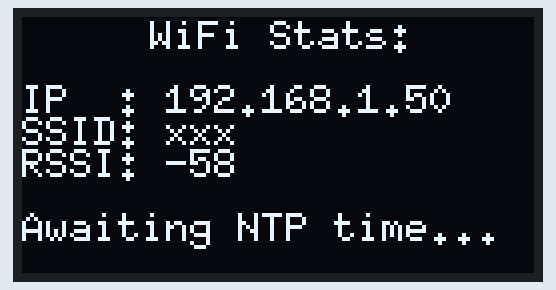
A sketch run on a simulated ESP32. On the bench: 128×64 one-colour display. WiFi joins after 1.5 s; servers stay silent unless stated; what the sketch prints to the serial monitor is not drawn.

Above: at 1.6 s.
At 8.2 s:
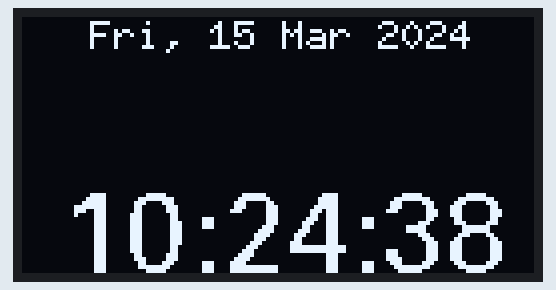
At 13.1 s:
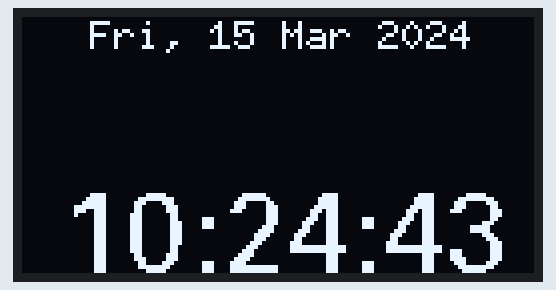
At 18.1 s:
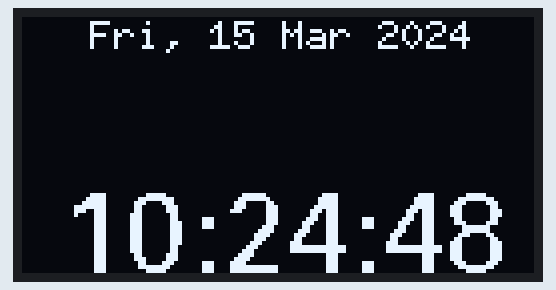
At 27.1 s:
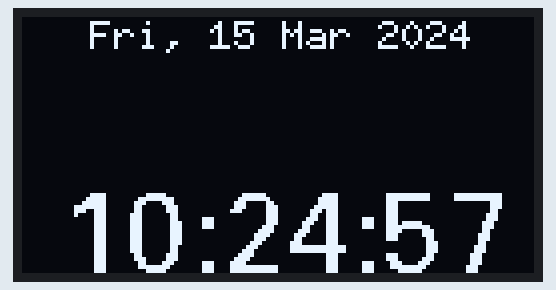
At 36.1 s:
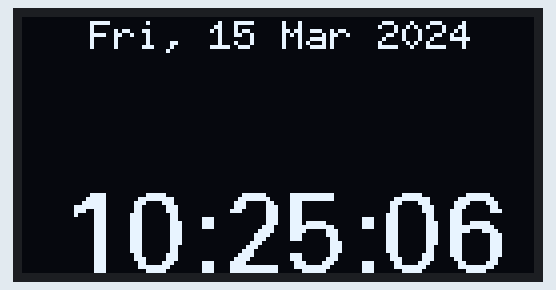

Measured:
- what the display in image 0 shows lasts 3.8 s, from 1.6 s to 5.4 s
- what the display in image 1 shows lasts 1.2 s, from 8.1 s to 9.3 s

The sketch:

A20_Heltec_WiFi_Kit_32_NTP_Clock.ino
```cpp
/*
PROGRAMMINFO

Funktion: Heltec WiFi LoRa 32 (V2) ntp Datum und Zeit
Version: 09.03.2021

() C++ Arduino IDE V1.8.13


Board: Heltec WiFi LoRa 32 (V2)

Einstellungen:
https://dl.espressif.com/dl/package_esp32_index.json
http://dan.drown.org/stm32duino/package_STM32duino_index.json
https://raw.githubusercontent.com/espressif/arduino-esp32/gh-pages/package_esp32_dev_index.json


Librarys
- WiFi.h V0.16.1
 */

#include                              <time.h>                              // for time calculations
#include                              <WiFi.h>                              // for wifi
#include                              <WiFiUdp.h>                           // for udp via wifi
#include                              <U8g2lib.h>                           // see https://github.com/olikraus/u8g2/wiki/u8g2reference

//////////////////////////////////////////////////////////////////////////////////////////////////////////////
//
// Constants.
//
//////////////////////////////////////////////////////////////////////////////////////////////////////////////

#define   FONT_ONE_HEIGHT               8                                   // font one height in pixels
#define   FONT_TWO_HEIGHT               20                                  // font two height in pixels
#define   NTP_DELAY_COUNT               20                                  // delay count for ntp update
#define   NTP_PACKET_LENGTH             48                                  // ntp packet length
#define   TIME_ZONE                     (+1)                                // offset from utc BERLIN
#define   UDP_PORT                      4000                                // UDP listen port

//////////////////////////////////////////////////////////////////////////////////////////////////////////////
//
// Variables.
//
//////////////////////////////////////////////////////////////////////////////////////////////////////////////

char      chBuffer[128];                                                    // general purpose character buffer

char      chSSID[] =                      "xxx";                   // your network SSID
char      chPassword[] =                  "xxx";               // your network password


bool      bTimeReceived =                 false;                            // time has not been received
U8G2_SSD1306_128X64_NONAME_F_HW_I2C       u8g2(U8G2_R0, 16, 15, 4);         // OLED graphics
int       nWifiStatus =                   WL_IDLE_STATUS;                   // wifi status
WiFiUDP   Udp;

//////////////////////////////////////////////////////////////////////////////////////////////////////////////
//
// Setup.
//
//////////////////////////////////////////////////////////////////////////////////////////////////////////////

void setup()
{
  // Serial.

  Serial.begin(115200);
  while(!Serial)
  {
    Serial.print('.');
  }

  // OLED graphics.

  u8g2.begin();
  u8g2.setFont(u8g2_font_6x10_tr);
  u8g2.setFontRefHeightExtendedText();
  u8g2.setDrawColor(1);
  u8g2.setFontPosTop();
  u8g2.setFontDirection(0);

  // Wifi.

    // Display title.

    u8g2.clearBuffer();
    sprintf(chBuffer, "%s", "Connecting to:");
    u8g2.drawStr(64 - (u8g2.getStrWidth(chBuffer) / 2), 0, chBuffer);
    sprintf(chBuffer, "%s", chSSID);
    u8g2.drawStr(64 - (u8g2.getStrWidth(chBuffer) / 2), 31 - (FONT_ONE_HEIGHT / 2), chBuffer);
    u8g2.sendBuffer();

    // Connect to wifi.

    Serial.print("NTP clock: connecting to wifi");
    WiFi.begin(chSSID, chPassword);
    while(WiFi.status() != WL_CONNECTED)
    {
        Serial.print(".");
        delay(500);
    }

    Serial.println();
    sprintf(chBuffer, "NTP clock: WiFi connected to %s.", chSSID);
    Serial.println(chBuffer);

    // Display connection stats.

      // Clean the display buffer.

      u8g2.clearBuffer();

      // Display the title.

      sprintf(chBuffer, "%s", "WiFi Stats:");
      u8g2.drawStr(64 - (u8g2.getStrWidth(chBuffer) / 2), 0, chBuffer);

      // Display the ip address assigned by the wifi router.

      char  chIp[81];
      WiFi.localIP().toString().toCharArray(chIp, sizeof(chIp) - 1);
      sprintf(chBuffer, "IP  : %s", chIp);
      u8g2.drawStr(0, FONT_ONE_HEIGHT * 2, chBuffer);

      // Display the ssid of the wifi router.

      sprintf(chBuffer, "SSID: %s", chSSID);
      u8g2.drawStr(0, FONT_ONE_HEIGHT * 3, chBuffer);

      // Display the rssi.

      sprintf(chBuffer, "RSSI: %d", WiFi.RSSI());
      u8g2.drawStr(0, FONT_ONE_HEIGHT * 4, chBuffer);

      // Display waiting for ntp message.

      u8g2.drawStr(0, FONT_ONE_HEIGHT * 6, "Awaiting NTP time...");

      // Now send the display buffer to the OLED.

      u8g2.sendBuffer();

  // Udp.

  Udp.begin(UDP_PORT);
}

//////////////////////////////////////////////////////////////////////////////////////////////////////////////
//
// Main loop.
//
//////////////////////////////////////////////////////////////////////////////////////////////////////////////

void  loop()
{
  // Local variables.

  static  int   nNtpDelay = NTP_DELAY_COUNT;
  static  byte  chNtpPacket[NTP_PACKET_LENGTH];

  // Check for time to send ntp request.

  if(bTimeReceived == false)
  {
     // Have yet to receive time from the ntp server, update delay counter.

      nNtpDelay += 1;

      // Check for time to send ntp request.

      if(nNtpDelay >= NTP_DELAY_COUNT)
      {
          // Time to send ntp request, reset delay.

          nNtpDelay = 0;

          // Send ntp time request.

            // Initialize ntp packet.

                // Zero out chNtpPacket.

                memset(chNtpPacket, 0, NTP_PACKET_LENGTH);

                // Set the ll (leap indicator), vvv (version number) and mmm (mode) bits.
                //
                //  These bits are contained in the first byte of chNtpPacker and are in
                // the following format:  llvvvmmm
                //
                // where:
                //
                //    ll  (leap indicator) = 0
                //    vvv (version number) = 3
                //    mmm (mode)           = 3

                chNtpPacket[0]  = 0b00011011;

            // Send the ntp packet.

            IPAddress ipNtpServer(129, 6, 15, 28);
            Udp.beginPacket(ipNtpServer, 123);
            Udp.write(chNtpPacket, NTP_PACKET_LENGTH);
            Udp.endPacket();

            Serial.println("NTP clock: ntp packet sent to ntp server.");
            Serial.print("NTP clock: awaiting response from ntp server");
      }

      Serial.print(".");

      // Check for time to check for server response.

      if(nNtpDelay == (NTP_DELAY_COUNT - 1))
      {
          // Time to check for a server response.

          if(Udp.parsePacket())
          {
              // Server responded, read the packet.

              Udp.read(chNtpPacket, NTP_PACKET_LENGTH);

              // Obtain the time from the packet, convert to Unix time, and adjust for the time zone.

              struct  timeval tvTimeValue = {0, 0};

              tvTimeValue.tv_sec = ((unsigned long)chNtpPacket[40] << 24) +       // bits 24 through 31 of ntp time
                                   ((unsigned long)chNtpPacket[41] << 16) +       // bits 16 through 23 of ntp time
                                   ((unsigned long)chNtpPacket[42] <<  8) +       // bits  8 through 15 of ntp time
                                   ((unsigned long)chNtpPacket[43]) -             // bits  0 through  7 of ntp time
                                   (((70UL * 365UL) + 17UL) * 86400UL) +          // ntp to unix conversion
                                   (TIME_ZONE * 3600UL) +                         // time zone adjustment
                                   (5);                                           // transport delay fudge factor

              // Set the ESP32 rtc.

              settimeofday(& tvTimeValue, NULL);

              // Time has been received.

              bTimeReceived = true;

              // Output date and time to serial.

              struct tm * tmPointer = localtime(& tvTimeValue.tv_sec);
              strftime (chBuffer, sizeof(chBuffer), "%a, %d %b %Y %H:%M:%S",  tmPointer);
              Serial.println();
              Serial.print("NTP clock: response received, time written to ESP32 rtc: ");
              Serial.println(chBuffer);

              // No longer need wifi.

              WiFi.mode(WIFI_OFF);
          }
          else
          {
              // Server did not respond.

              Serial.println("NTP clock: packet not received.");
          }
      }
  }

  // Update OLED.

  if(bTimeReceived)
  {
      // Ntp time has been received, ajusted and written to the ESP32 rtc, so obtain the time from the ESP32 rtc.

      struct  timeval tvTimeValue;
      gettimeofday(& tvTimeValue, NULL);

      // Erase the display buffer.

      u8g2.clearBuffer();

      // Obtain a pointer to local time.

      struct tm * tmPointer = localtime(& tvTimeValue.tv_sec);

      // Display the date.

      strftime(chBuffer, sizeof(chBuffer), "%a, %d %b %Y",  tmPointer);
      u8g2.setFont(u8g2_font_6x10_tr);
      u8g2.drawStr(64 - (u8g2.getStrWidth(chBuffer) / 2), 0, chBuffer);

      // Display the time.

      strftime(chBuffer, sizeof(chBuffer), "%I:%M:%S",  tmPointer);
      u8g2.setFont(u8g2_font_fur20_tn);
      u8g2.drawStr(10, 63 - FONT_TWO_HEIGHT, chBuffer);

      // Send the display buffer to the OLED

      u8g2.sendBuffer();
  }

  // Give up some time.

  delay(200);
}
```
